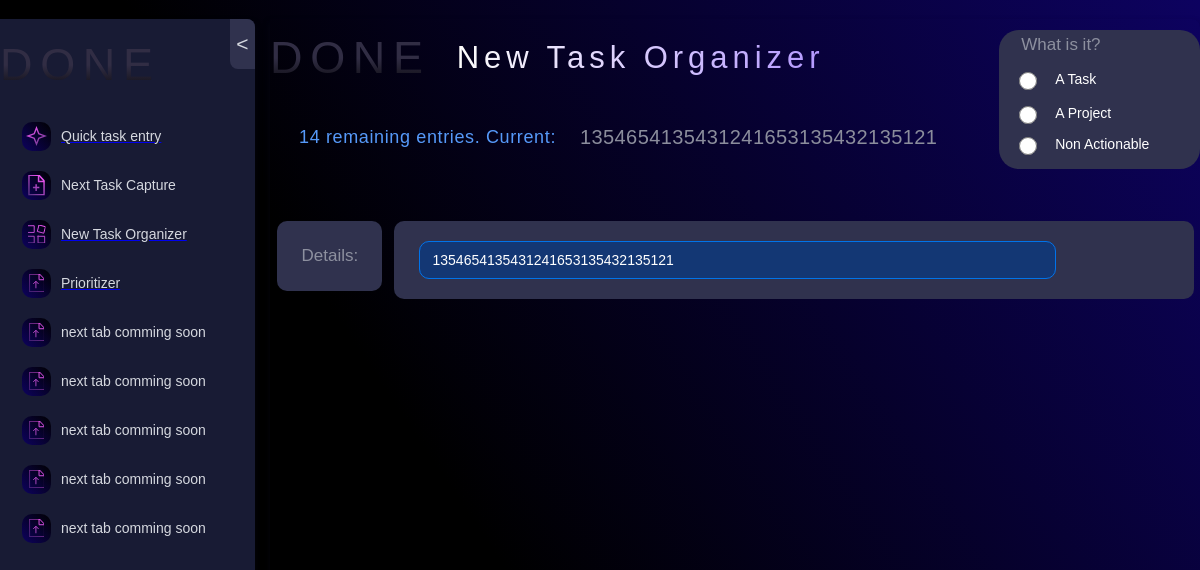
Page /new-task-organizer/ on the earlier database version.
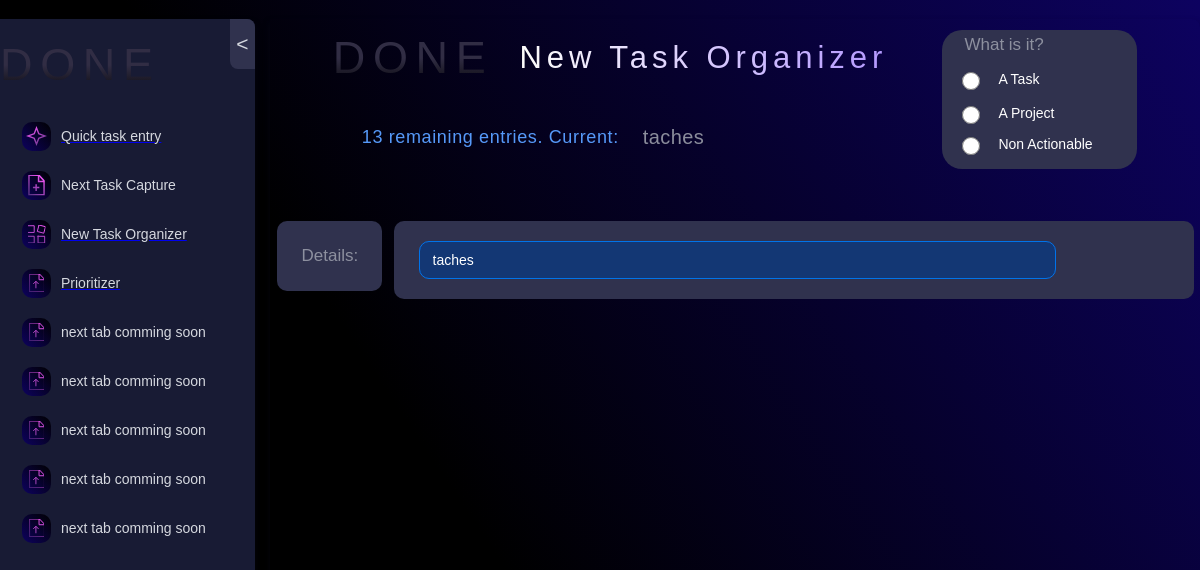
Same page on the later database version.
### tasks/models.py (models this page shows)
class Tasks(models.Model):
    PRIORITIES = [
        ("A", "A"),
        ("B", "B"),
        ("C", "C"),
        ("D", "D"),
    ]
    STATUSES = [
        ("Co", "Completed"),
        ("Cn", "Cancelled"),
        ("De", "Delegated"),
        ("Ip", "In Process"),
        ("Ns", "Not Started"),
        ("Wa", "Wait for"),
    ]
    priority = models.CharField(max_length=1, choices=PRIORITIES, null=True, blank=True)
    status = models.CharField(max_length=2, choices=STATUSES, default='Ns')
    complete = models.BooleanField(default=False)
    name = models.CharField(max_length=200)
    deadline = models.DateField(null=True, blank=True)
    context = models.ForeignKey(Context, on_delete=models.CASCADE,null=True, blank=True)
    effort = models.IntegerField(null=True, blank=True)
    assignee = models.ForeignKey(Assignee, on_delete=models.CASCADE, null=True, blank=True)
    parent = models.ForeignKey(Projects, on_delete=models.CASCADE, null=True, blank=True)
    new_task = models.BooleanField(default=True)
    compound_priority = models.IntegerField(null=True, blank=True)

### tasks/views.py (the view)
# urls.py: path('new-task-organizer/', views.NewTaskOrganizerWelcome, name="NewTaskOrganizerWelcome"),
def NewTaskOrganizerWelcome(request):
    task_qty = Tasks.objects.filter(new_task=1).count()             # count the total amount of new entries
    new_task_name = Tasks.objects.filter(new_task=1)[0].name        # get the entry name to proceed
    initial_data_task = {'name': new_task_name}                     # autofill with entry name to proceed
    projects = Projects.objects.all()                               # get the list of existing projects
    initial_data_project = {'project_name': new_task_name}          # autofill with entry name to proceed
    object_id = Tasks.objects.filter(new_task=1)[0].pk              # get the primary key of the entry to proceed
    obj = Tasks.objects.get(pk=object_id)                           # get the instance of the entry to proceed
    form = NewTaskOrganizerTaskForm(
        initial=initial_data_task,
        instance=obj)                                               # display task form with auto filled data
    form_task = NewTaskOrganizerTaskForm()                          # used in default screen and non actionable screen
    form_project = NewTaskOrganizerProjectForm(
        initial=initial_data_project,
        instance=obj)                                               # display project form with auto filled data
    project = form.fields['parent'].queryset                        #call the choices list of the 'parent' field
    return render(request, 'tasks/new-task-o-wizard.html', {
        'form': form,
        'form_task': form_task,
        'form_project': form_project,
        'task_qty': task_qty,
        'new_task_name': new_task_name,
        'projects' : projects,
        'count': project.count(),
        'project': project,
    })

### tasks/forms.py
class NewTaskOrganizerTaskForm(forms.ModelForm):
    class Meta:
        model = Tasks
        widgets = {'deadline' : DateInput(),'parent':forms.RadioSelect()}
        fields = ['priority', 'name', 'deadline', 'context', 'effort', 'parent', 'new_task']
    def __init__(self, *args, **kwargs):
        super().__init__(*args, **kwargs)
        self.fields['effort'].widget.attrs['placeholder'] = 'time'

class NewTaskOrganizerProjectForm(forms.ModelForm):
    class Meta:
        model = Projects
        widgets = {'project_deadline' : DateInput()}
        fields = ['project_priority', 'project_name', 'project_deadline']

### tasks/models.py (called while the page is built)
    def __str__(self):
        return self.name

### tasks/templates/tasks/new-task-o-wizard.html (shortened to what this page needs)
{% extends 'base.html' %}
{% block data-wf %}data-wf-page="652b53b37568770d043d1279" data-wf-site="652482ea837db348b1939c93"{% endblock data-wf %}
{% load widget_tweaks %}
{% block content %}
  <div class="main-section">
    <div class="w-form">
      <form id="wf-form-selector" name="wf-form-selector" data-name="selector" method="post" data-wf-page-id="652b53b37568770d043d1279" data-wf-element-id="4ba501e2-0b49-e4b5-74ba-597dd9c33121">
        <div class="nto-header-div">
          <div class="nto-hrd-div">
            <div class="nto-hdr">
              <div class="done-logo-small">DONE</div>
              <div class="hdr-2">New Task Organizer</div>
            </div>
            <div class="nto-prj-slctr-div">
              <div class="menu-hdr-blue">{{ task_qty }} remaining entries. Current:</div>
              <div class="project-name">{{ new_task_name }}</div>
            </div>
          </div>
          <div class="nto-inpt-slct-div">
            <div class="menu-hdr-div">
              <label for="" class="menu-hdr-grey">What is it?</label>
            </div>
            <label data-w-id="c5e5cd09-74e5-ca46-3c8a-03692abc5541" class="radio-btn-field w-radio">
              <input type="radio" id="task" name="input-type" value="task" data-name="input type" class="w-form-formradioinput radio-btn w-radio-input">
              <span class="menu-txt w-form-label" for="task">A Task</span>
            </label>
            <label data-w-id="c5e5cd09-74e5-ca46-3c8a-03692abc5545" class="radio-btn-field w-radio">
              <input type="radio" id="project-2" name="input-type" value="project" data-name="input type" class="w-form-formradioinput radio-btn w-radio-input">
              <span class="menu-txt w-form-label" for="project-2">A Project</span>
            </label>
            <label data-w-id="c5e5cd09-74e5-ca46-3c8a-03692abc5549" class="radio-btn-field w-radio">
              <input type="radio" id="not-actionable" name="input-type" value="not actionable" data-name="input type" class="w-form-formradioinput radio-btn w-radio-input">
              <span class="radio-button-label w-form-label" for="not-actionable">Non Actionable</span>
            </label>
          </div>
        </div>
      </form>
    </div>
    <div data-w-id="1ec4b793-6b39-0e83-ab13-95c4cbd15a1c" class="w-form">
      <form id="wf-form-dummy-name-form" name="wf-form-dummy-name-form" data-name="dummy-name-form" method="post" class="form" data-wf-page-id="652b53b37568770d043d1279" data-wf-element-id="1ec4b793-6b39-0e83-ab13-95c4cbd15a1d">
        <div class="nto-dtl-info-div">
          <div class="nto-dtl-info-lft-div">
            <div class="menu-hdr-grey">Details:</div>
          </div>
          <aside class="nto-dtl-info-rgh-div">
            <div class="nto-project-fltr">
              {{ form.name|add_class:"task-name-frame w-input"}}
            </div>
          </aside>
        </div>
      </form>
    </div>
  </div>
  {% endblock content %}

Differences in the rows shown:
no longer on this page (row edited): Tasks: name "1354654135431241653135432135121"
now on this page (row unchanged): Tasks: name "taches"
Other differences:
{{ task_qty }}: "14" → "13"
